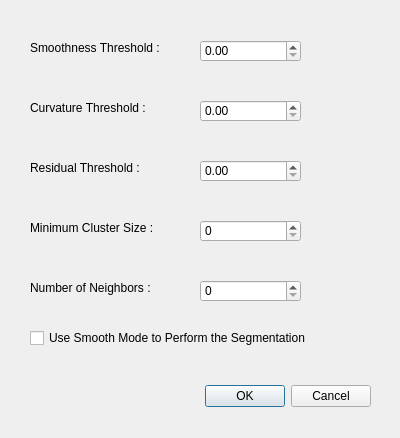
<?xml version="1.0" encoding="UTF-8"?>
<ui version="4.0">
 <class>ThresholdDialog</class>
 <widget class="QDialog" name="ThresholdDialog">
  <property name="geometry">
   <rect>
    <x>0</x>
    <y>0</y>
    <width>400</width>
    <height>438</height>
   </rect>
  </property>
  <property name="windowTitle">
   <string>Thresholds</string>
  </property>
  <widget class="QDialogButtonBox" name="buttonBox">
   <property name="geometry">
    <rect>
     <x>30</x>
     <y>380</y>
     <width>341</width>
     <height>32</height>
    </rect>
   </property>
   <property name="orientation">
    <enum>Qt::Horizontal</enum>
   </property>
   <property name="standardButtons">
    <set>QDialogButtonBox::Cancel|QDialogButtonBox::Ok</set>
   </property>
  </widget>
  <widget class="QDoubleSpinBox" name="Smoothness_doubleSpinBox">
   <property name="geometry">
    <rect>
     <x>200</x>
     <y>40</y>
     <width>101</width>
     <height>22</height>
    </rect>
   </property>
  </widget>
  <widget class="QDoubleSpinBox" name="Curvature_doubleSpinBox">
   <property name="geometry">
    <rect>
     <x>200</x>
     <y>100</y>
     <width>101</width>
     <height>22</height>
    </rect>
   </property>
  </widget>
  <widget class="QLabel" name="label">
   <property name="geometry">
    <rect>
     <x>30</x>
     <y>40</y>
     <width>141</width>
     <height>16</height>
    </rect>
   </property>
   <property name="text">
    <string>Smoothness Threshold :</string>
   </property>
  </widget>
  <widget class="QLabel" name="label_2">
   <property name="geometry">
    <rect>
     <x>30</x>
     <y>100</y>
     <width>141</width>
     <height>16</height>
    </rect>
   </property>
   <property name="text">
    <string>Curvature Threshold :</string>
   </property>
  </widget>
  <widget class="QLabel" name="label_3">
   <property name="geometry">
    <rect>
     <x>30</x>
     <y>280</y>
     <width>151</width>
     <height>16</height>
    </rect>
   </property>
   <property name="text">
    <string>Number of Neighbors :</string>
   </property>
  </widget>
  <widget class="QLabel" name="label_4">
   <property name="geometry">
    <rect>
     <x>30</x>
     <y>220</y>
     <width>151</width>
     <height>16</height>
    </rect>
   </property>
   <property name="text">
    <string>Minimum Cluster Size :</string>
   </property>
  </widget>
  <widget class="QSpinBox" name="MinNumPoints_spinBox">
   <property name="geometry">
    <rect>
     <x>200</x>
     <y>220</y>
     <width>101</width>
     <height>22</height>
    </rect>
   </property>
  </widget>
  <widget class="QSpinBox" name="NumberOfNeighbors_spinBox">
   <property name="geometry">
    <rect>
     <x>200</x>
     <y>280</y>
     <width>101</width>
     <height>22</height>
    </rect>
   </property>
  </widget>
  <widget class="QDoubleSpinBox" name="Residual_doubleSpinBox">
   <property name="geometry">
    <rect>
     <x>200</x>
     <y>160</y>
     <width>101</width>
     <height>22</height>
    </rect>
   </property>
  </widget>
  <widget class="QLabel" name="label_5">
   <property name="geometry">
    <rect>
     <x>30</x>
     <y>160</y>
     <width>141</width>
     <height>16</height>
    </rect>
   </property>
   <property name="text">
    <string>Residual Threshold :</string>
   </property>
  </widget>
  <widget class="QCheckBox" name="SmoothModecheckBox">
   <property name="geometry">
    <rect>
     <x>30</x>
     <y>330</y>
     <width>281</width>
     <height>16</height>
    </rect>
   </property>
   <property name="text">
    <string>Use Smooth Mode to Perform the Segmentation</string>
   </property>
  </widget>
 </widget>
 <resources/>
 <connections>
  <connection>
   <sender>buttonBox</sender>
   <signal>accepted()</signal>
   <receiver>ThresholdDialog</receiver>
   <slot>accept()</slot>
   <hints>
    <hint type="sourcelabel">
     <x>248</x>
     <y>254</y>
    </hint>
    <hint type="destinationlabel">
     <x>157</x>
     <y>274</y>
    </hint>
   </hints>
  </connection>
  <connection>
   <sender>buttonBox</sender>
   <signal>rejected()</signal>
   <receiver>ThresholdDialog</receiver>
   <slot>reject()</slot>
   <hints>
    <hint type="sourcelabel">
     <x>316</x>
     <y>260</y>
    </hint>
    <hint type="destinationlabel">
     <x>286</x>
     <y>274</y>
    </hint>
   </hints>
  </connection>
 </connections>
</ui>
